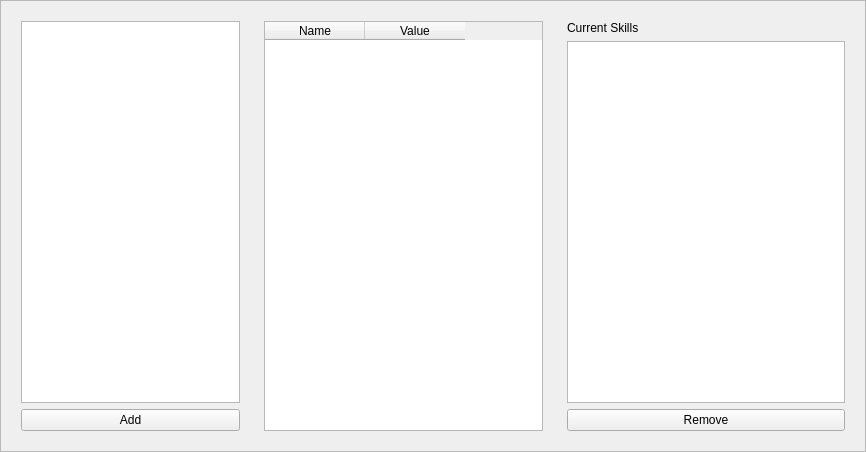
<?xml version="1.0" encoding="UTF-8"?>
<ui version="4.0">
 <class>SkillEditFrame</class>
 <widget class="QFrame" name="SkillEditFrame">
  <property name="geometry">
   <rect>
    <x>0</x>
    <y>0</y>
    <width>866</width>
    <height>452</height>
   </rect>
  </property>
  <property name="windowTitle">
   <string>Skill Editor</string>
  </property>
  <property name="frameShape">
   <enum>QFrame::StyledPanel</enum>
  </property>
  <property name="frameShadow">
   <enum>QFrame::Raised</enum>
  </property>
  <layout class="QHBoxLayout" name="horizontalLayout">
   <item>
    <widget class="QWidget" name="widget" native="true">
     <property name="sizePolicy">
      <sizepolicy hsizetype="Preferred" vsizetype="Preferred">
       <horstretch>12</horstretch>
       <verstretch>0</verstretch>
      </sizepolicy>
     </property>
     <layout class="QVBoxLayout" name="verticalLayout">
      <item>
       <widget class="QTreeWidget" name="skillTree">
        <property name="editTriggers">
         <set>QAbstractItemView::NoEditTriggers</set>
        </property>
        <property name="sortingEnabled">
         <bool>true</bool>
        </property>
        <property name="animated">
         <bool>true</bool>
        </property>
        <attribute name="headerVisible">
         <bool>false</bool>
        </attribute>
        <attribute name="headerStretchLastSection">
         <bool>false</bool>
        </attribute>
        <column>
         <property name="text">
          <string>Skills</string>
         </property>
        </column>
       </widget>
      </item>
      <item>
       <widget class="QPushButton" name="addButton">
        <property name="text">
         <string>Add</string>
        </property>
       </widget>
      </item>
     </layout>
    </widget>
   </item>
   <item>
    <widget class="QWidget" name="widget_3" native="true">
     <property name="sizePolicy">
      <sizepolicy hsizetype="Preferred" vsizetype="Preferred">
       <horstretch>15</horstretch>
       <verstretch>0</verstretch>
      </sizepolicy>
     </property>
     <layout class="QVBoxLayout" name="verticalLayout_2">
      <item>
       <widget class="QTableWidget" name="skillTable">
        <property name="editTriggers">
         <set>QAbstractItemView::NoEditTriggers</set>
        </property>
        <property name="alternatingRowColors">
         <bool>true</bool>
        </property>
        <property name="horizontalScrollMode">
         <enum>QAbstractItemView::ScrollPerPixel</enum>
        </property>
        <attribute name="horizontalHeaderStretchLastSection">
         <bool>false</bool>
        </attribute>
        <attribute name="verticalHeaderVisible">
         <bool>false</bool>
        </attribute>
        <column>
         <property name="text">
          <string>Name</string>
         </property>
        </column>
        <column>
         <property name="text">
          <string>Value</string>
         </property>
        </column>
       </widget>
      </item>
     </layout>
    </widget>
   </item>
   <item>
    <widget class="QWidget" name="widget_2" native="true">
     <property name="sizePolicy">
      <sizepolicy hsizetype="Preferred" vsizetype="Preferred">
       <horstretch>15</horstretch>
       <verstretch>0</verstretch>
      </sizepolicy>
     </property>
     <layout class="QVBoxLayout" name="verticalLayout_3">
      <item>
       <widget class="QLabel" name="label">
        <property name="text">
         <string>Current Skills</string>
        </property>
       </widget>
      </item>
      <item>
       <widget class="QListWidget" name="skillList">
        <property name="editTriggers">
         <set>QAbstractItemView::NoEditTriggers</set>
        </property>
       </widget>
      </item>
      <item>
       <widget class="QPushButton" name="removeButton">
        <property name="text">
         <string>Remove</string>
        </property>
       </widget>
      </item>
     </layout>
    </widget>
   </item>
  </layout>
 </widget>
 <resources/>
 <connections/>
</ui>
